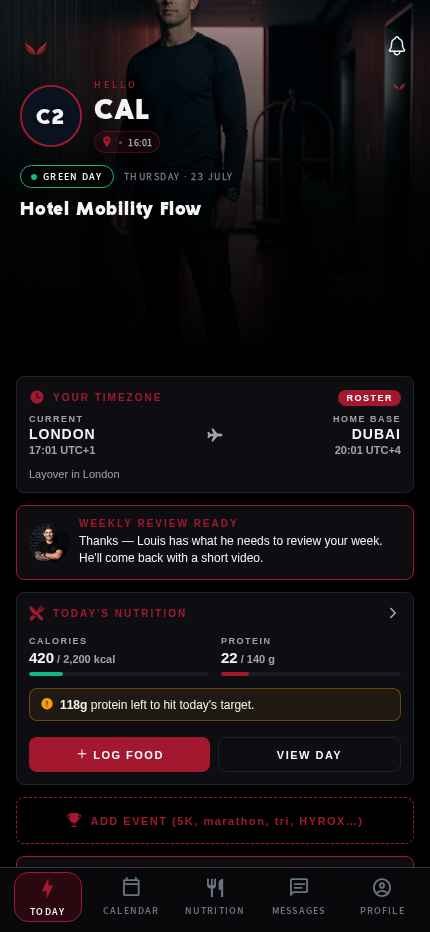
#> input picture store_assets/screens/screen_01_home.jpeg, 430 x 932 px, found by its file name
$ python build_wix_mockups.py
#> lines starting #> are read from the running program, lines starting #| are printed output that depends on the picture; after the words box and inside, x2 and y2 are one past the last pixel; in counts of white or black regions, pixels touching at a corner belong together
"""
scripts/build_wix_mockups.py — Iter 95i

Produces clean iPhone-style phone mockups for the CrewFit Wix landing page.
Each output is a transparent-background PNG with a rounded-corner device
frame, subtle stroke and soft drop shadow — safe to drop on any Wix
section (light or dark).

Output: /app/store_assets/wix_mockups/*.png at 900×1950 (retina-friendly).
"""
from __future__ import annotations
from pathlib import Path
from PIL import Image, ImageDraw, ImageFilter

SRC = Path("/app/store_assets/screens")
OUT = Path("/app/store_assets/wix_mockups")
OUT.mkdir(parents=True, exist_ok=True)

# Final canvas per mockup (with padding for the shadow).
CANVAS_W, CANVAS_H = 900, 1950
DEVICE_W = 760                          # phone body width
DEVICE_CORNER = 76
STROKE = 8
BEZEL = (18, 20, 22, 255)
STROKE_COLOR = (60, 62, 66, 255)
SHADOW_RADIUS = 40
SHADOW_ALPHA = 190

FEATURES = [
    ("01_home_briefing.png",     "screen_01_home.jpeg"),
    ("02_roster_upload.png",     "screen_06_roster.jpeg"),
    ("03_guided_workout.png",    "screen_02b_guided.jpeg"),
    ("04_nutrition.png",         "screen_04_nutrition.jpeg"),
    ("05_progress.png",          "screen_05_profile.jpeg"),
    ("06_messages_louis.png",    "screen_07_messages.jpeg"),
    ("07_calendar.png",          "screen_03_calendar.jpeg"),
    ("08_workout_detail.png",    "screen_02_workout.jpeg"),
]


def build_mockup(shot_path: Path, out_path: Path) -> None:
    shot = Image.open(shot_path).convert("RGB")
#> shot is the input picture: PIL image 430x932 RGB; mean R, G, B 20.2, 15.2, 18.1
    sw, sh = shot.size
#> sw = 430; sh = 932
    aspect = sh / sw
#> aspect = 2.17
    tw = DEVICE_W
    th = int(tw * aspect)
#> th = 1647
    shot = shot.resize((tw, th), Image.LANCZOS)
#> shot: PIL image 760x1647 RGB

    canvas = Image.new("RGBA", (CANVAS_W, CANVAS_H), (0, 0, 0, 0))
#> canvas: PIL image 900x1950 RGBA; every value is 0
    dx = (CANVAS_W - tw) // 2 - STROKE
    dy = (CANVAS_H - th) // 2 - STROKE
#> dy = 143

    # Drop shadow.
    shadow = Image.new("RGBA", (tw + STROKE * 2 + 80, th + STROKE * 2 + 80), (0, 0, 0, 0))
#> shadow: PIL image 856x1743 RGBA; every value is 0
    ImageDraw.Draw(shadow).rounded_rectangle(
        [40, 40, tw + STROKE * 2 + 40, th + STROKE * 2 + 40],
        radius=DEVICE_CORNER + STROKE, fill=(0, 0, 0, SHADOW_ALPHA),
    )
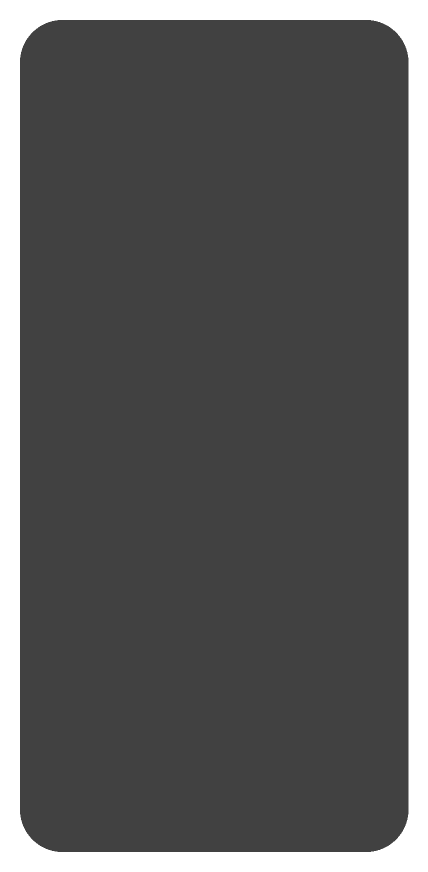
#> shadow: PIL image 856x1743 RGBA (shown at 1/2 size); mean R, G, B, A 0, 0, 0, 163.9; transparent parts drawn white
    shadow = shadow.filter(ImageFilter.GaussianBlur(radius=SHADOW_RADIUS))
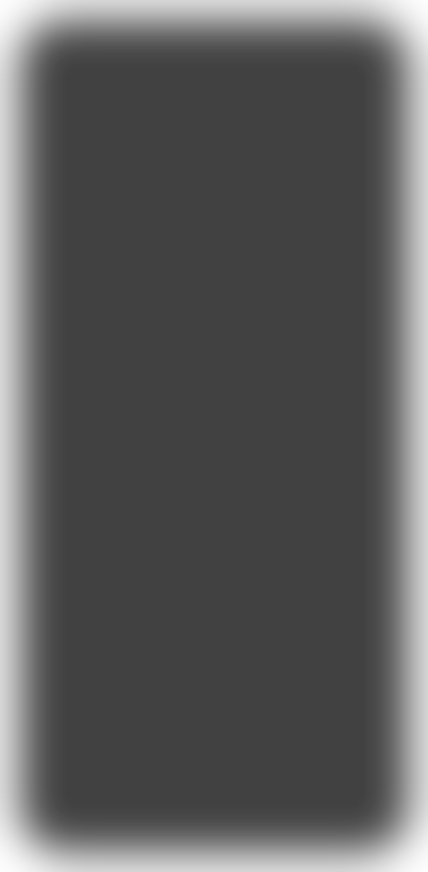
#> shadow: PIL image 856x1743 RGBA (shown at 1/2 size); mean R, G, B, A 0, 0, 0, 162.4; transparent parts drawn white
    canvas.alpha_composite(shadow, (dx - 40, dy - 20))
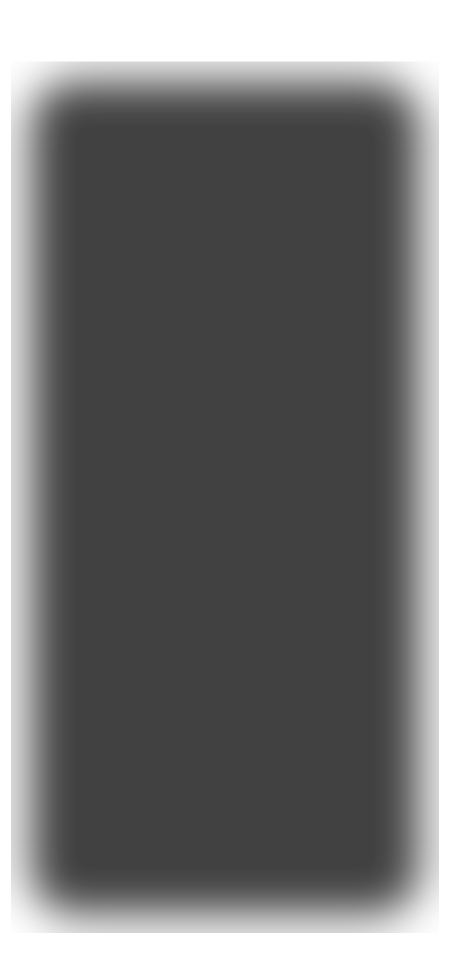
#> canvas: PIL image 900x1950 RGBA (shown at 1/2 size); mean R, G, B, A 0, 0, 0, 138; transparent parts drawn white

    # Bezel.
    bezel = Image.new("RGBA", (tw + STROKE * 2, th + STROKE * 2), BEZEL)
    bm = Image.new("L", bezel.size, 0)
#> bm: PIL image 776x1663 L; every value is 0
    ImageDraw.Draw(bm).rounded_rectangle(
        [0, 0, bezel.size[0], bezel.size[1]],
        radius=DEVICE_CORNER + STROKE, fill=255,
    )
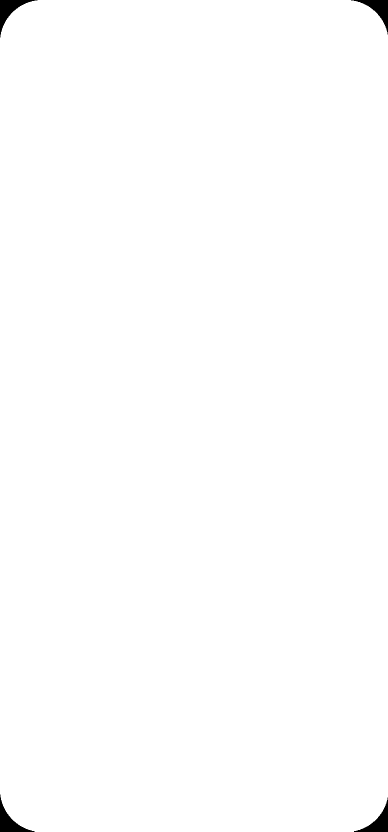
#> bm: PIL image 776x1663 L (shown at 1/2 size); 99.5% white; 4 black regions, box (x1, y1, x2, y2) and area: (0, 0, 75, 75) 1539, (702, 0, 776, 69) 1464, (0, 1589, 69, 1663) 1464, (708, 1595, 776, 1663) 1390
    bezel.putalpha(bm)
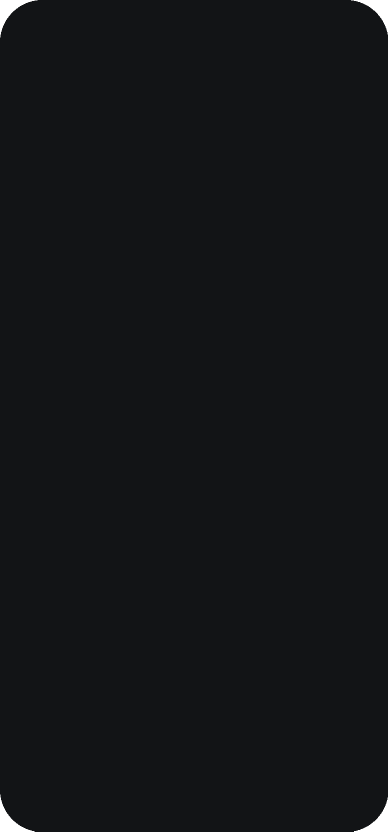
#> bezel: PIL image 776x1663 RGBA (shown at 1/2 size); mean R, G, B, A 18, 20, 22, 253.8; transparent parts drawn white

    # Screen with rounded corners.
    mask = Image.new("L", (tw, th), 0)
#> mask: PIL image 760x1647 L; every value is 0
    ImageDraw.Draw(mask).rounded_rectangle([0, 0, tw, th], radius=DEVICE_CORNER, fill=255)
#> mask: PIL image 760x1647 L; 99.6% white; 4 black regions, box (x1, y1, x2, y2) and area: (0, 0, 68, 68) 1267, (693, 0, 760, 61) 1199, (0, 1580, 61, 1647) 1199, (700, 1587, 760, 1647) 1132
    screen_rgba = shot.convert("RGBA"); screen_rgba.putalpha(mask)
    bezel.paste(screen_rgba, (STROKE, STROKE), screen_rgba)
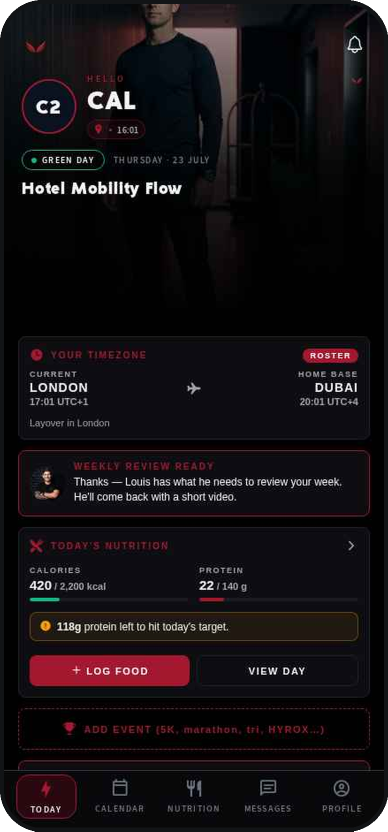
#> bezel: PIL image 776x1663 RGBA (shown at 1/2 size); mean R, G, B, A 20.2, 15.5, 18.3, 253.8; transparent parts drawn white

    # Stroke.
    ImageDraw.Draw(bezel).rounded_rectangle(
        [1, 1, bezel.size[0] - 2, bezel.size[1] - 2],
        radius=DEVICE_CORNER + STROKE, outline=STROKE_COLOR, width=2,
    )

    canvas.alpha_composite(bezel, (dx, dy))
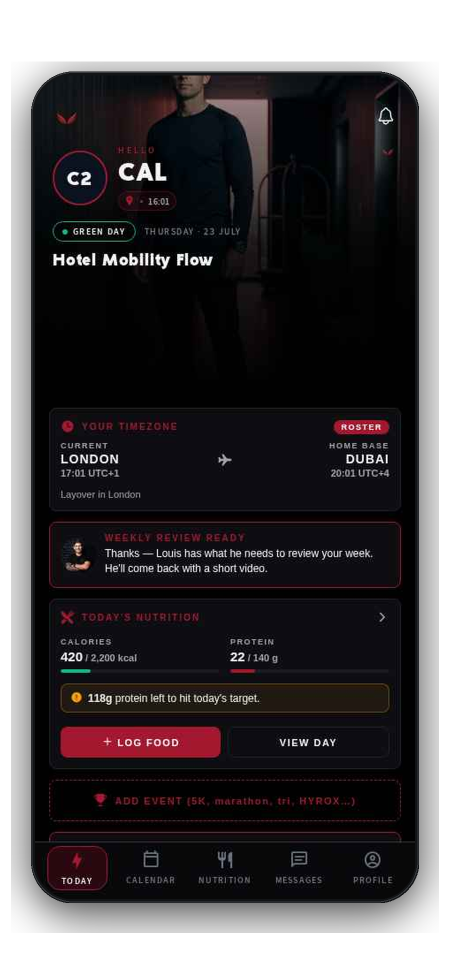
#> canvas: PIL image 900x1950 RGBA (shown at 1/2 size); mean R, G, B, A 15.1, 11.6, 13.6, 194.1; transparent parts drawn white
    canvas.save(out_path, "PNG", optimize=True)
#> (the run stopped early here; a loop or call above may not have finished)
